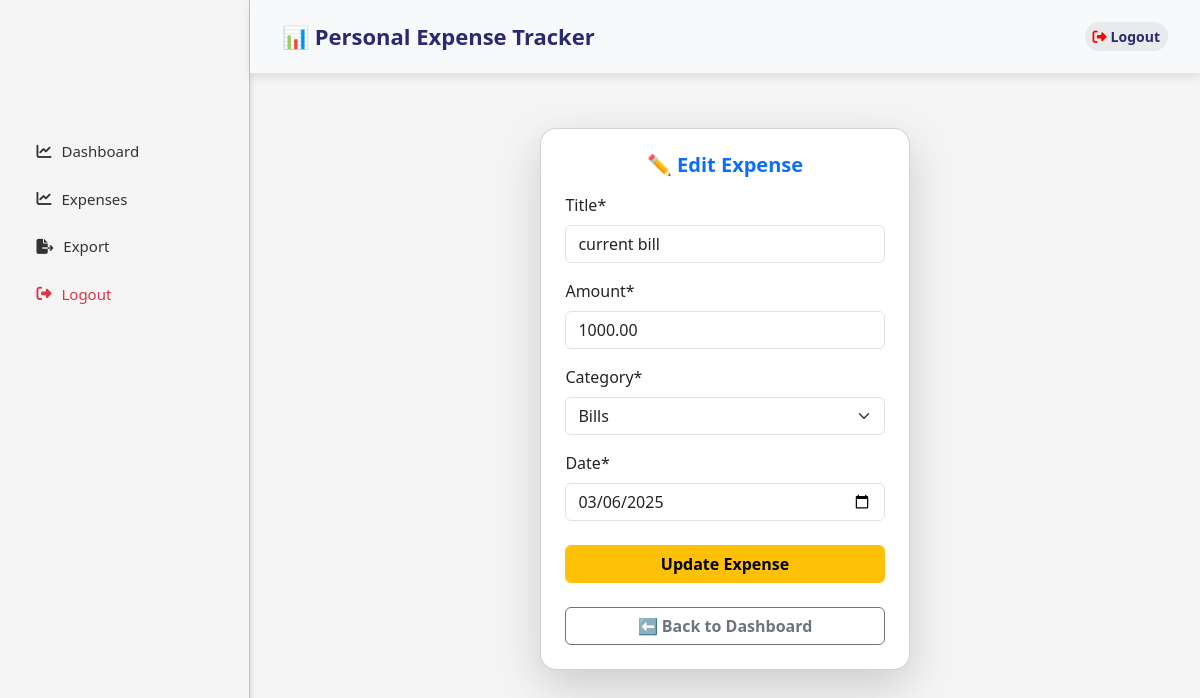
Page /edit/2/ (signed in) on the committed database.
### tracker/models.py (models this page shows, shortened)
class Expense(models.Model):
    user = models.ForeignKey(User, on_delete=models.CASCADE)
    title = models.CharField(max_length=255)
    amount = models.DecimalField(max_digits=10, decimal_places=2)
    category = models.CharField(max_length=20, choices=CATEGORY_CHOICES)
    date = models.DateField()

### tracker/views.py (the view)
# urls.py: path('edit/<int:pk>/', views.add_edit_expense, name='edit_expense'),
@login_required
def add_edit_expense(request, pk=None):
    if pk:  # If expense_id is provided, fetch the expense for editing
        expense = get_object_or_404(Expense, id=pk, user=request.user)
    else:  # Otherwise, create a new expense
        expense = None
    if request.method == "POST":
        form = ExpenseForm(request.POST, instance=expense)
        if form.is_valid():
            new_expense = form.save(commit=False)
            new_expense.user = request.user
            new_expense.save()
            return redirect("dashboard")
    else:
        form = ExpenseForm(instance=expense)
    return render(
        request,
        "tracker/add_expense.html",
        {"form": form, "expense": expense},
    )

### tracker/forms.py
class ExpenseForm(forms.ModelForm):
    class Meta:
        model = Expense
        fields = ['title', 'amount', 'category', 'date']
        widgets = {
            'date': forms.DateInput(attrs={'type': 'date'}),
        }

### tracker/templates/tracker/add_expense.html (shortened to what this page needs)
{% extends "tracker/base.html" %}
{% load crispy_forms_tags %}
{% block content %}
<div class="container d-flex justify-content-center align-items-center mt-5">
    <div class="col-md-5">
        <div class="card shadow-lg p-4 rounded-4 bg-white" >
            <h2 class="text-center mb-3 fw-bold text-primary fs-5">
                {% if expense %} ✏️ Edit Expense {% else %} ➕ Add Expense {% endif %}
            </h2>
            <form method="POST">
                <div class="fs-6">
                    {{ form|crispy }}
                </div>
                <button type="submit" class="btn {% if expense %}btn-warning{% else %}btn-success{% endif %} w-100 mt-2 fw-semibold fs-6">
                    {% if expense %} Update Expense {% else %} Add Expense {% endif %}
                </button>
            </form>
            <a href="{% url 'dashboard' %}" class="btn btn-outline-secondary w-100 mt-2 fw-semibold fs-6">⬅️ Back to Dashboard</a>
        </div>
    </div>
</div>
{% endblock %}

### tracker/static/tracker/css/base.css (style rules this page uses)
body { background: url('https://source.unsplash.com/1600x900/?abstract,gradient') no-repeat center center fixed; background-size: cover; }

### rows in the picture
Expense: title "current bill", amount "1000.00", category "Bills", date "03/06/2025"
